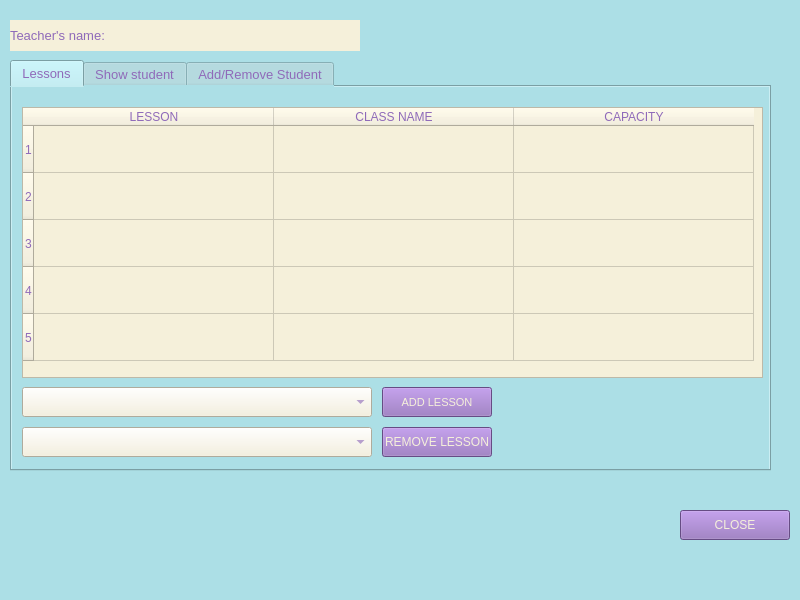
<?xml version="1.0" encoding="UTF-8"?>
<ui version="4.0">
 <class>MainWindow</class>
 <widget class="QMainWindow" name="MainWindow">
  <property name="geometry">
   <rect>
    <x>0</x>
    <y>0</y>
    <width>800</width>
    <height>600</height>
   </rect>
  </property>
  <property name="minimumSize">
   <size>
    <width>800</width>
    <height>600</height>
   </size>
  </property>
  <property name="maximumSize">
   <size>
    <width>800</width>
    <height>600</height>
   </size>
  </property>
  <property name="windowTitle">
   <string>MainWindow</string>
  </property>
  <property name="styleSheet">
   <string notr="true">background-color:rgb(172, 223, 230);</string>
  </property>
  <widget class="QWidget" name="centralwidget">
   <widget class="QLabel" name="tname_label1">
    <property name="geometry">
     <rect>
      <x>10</x>
      <y>20</y>
      <width>125</width>
      <height>31</height>
     </rect>
    </property>
    <property name="font">
     <font>
      <pointsize>10</pointsize>
     </font>
    </property>
    <property name="styleSheet">
     <string notr="true">background-color: rgb(245, 240, 218);
color:  rgb(143, 106, 185);</string>
    </property>
    <property name="text">
     <string>Teacher's name:</string>
    </property>
   </widget>
   <widget class="QLabel" name="tname_label">
    <property name="geometry">
     <rect>
      <x>135</x>
      <y>20</y>
      <width>225</width>
      <height>31</height>
     </rect>
    </property>
    <property name="font">
     <font>
      <pointsize>10</pointsize>
     </font>
    </property>
    <property name="styleSheet">
     <string notr="true">background-color: rgb(245, 240, 218);
color:  rgb(143, 106, 185);</string>
    </property>
    <property name="text">
     <string/>
    </property>
   </widget>
   <widget class="QTabWidget" name="tabWidget">
    <property name="geometry">
     <rect>
      <x>10</x>
      <y>60</y>
      <width>761</width>
      <height>411</height>
     </rect>
    </property>
    <property name="font">
     <font>
      <pointsize>10</pointsize>
     </font>
    </property>
    <property name="styleSheet">
     <string notr="true">color:  rgb(143, 106, 185);
background-color: rgb(172, 223, 230);</string>
    </property>
    <property name="currentIndex">
     <number>0</number>
    </property>
    <widget class="QWidget" name="tab">
     <attribute name="title">
      <string>Lessons</string>
     </attribute>
     <widget class="QComboBox" name="lesson_combo">
      <property name="geometry">
       <rect>
        <x>10</x>
        <y>300</y>
        <width>350</width>
        <height>30</height>
       </rect>
      </property>
      <property name="font">
       <font>
        <pointsize>10</pointsize>
       </font>
      </property>
      <property name="styleSheet">
       <string notr="true">background-color: rgb(245, 240, 218);</string>
      </property>
     </widget>
     <widget class="QPushButton" name="add_button">
      <property name="geometry">
       <rect>
        <x>370</x>
        <y>300</y>
        <width>110</width>
        <height>30</height>
       </rect>
      </property>
      <property name="font">
       <font>
        <pointsize>8</pointsize>
       </font>
      </property>
      <property name="styleSheet">
       <string notr="true">QPushButton{
	background-color: rgb(143, 106, 185);
	color: rgb(245, 240, 218);
}
QPushButton::hover{
	background-color: rgb(115, 80, 139);
	color: rgb(245, 240, 218);
}
QPushButton::pressed{
	background-color: rgb(81, 65, 108);
    padding-left:5px;
	color: rgb(245, 240, 218);
    padding-top:5px;
}</string>
      </property>
      <property name="text">
       <string>ADD LESSON</string>
      </property>
     </widget>
     <widget class="QComboBox" name="lesson_combo_6">
      <property name="geometry">
       <rect>
        <x>10</x>
        <y>340</y>
        <width>350</width>
        <height>30</height>
       </rect>
      </property>
      <property name="font">
       <font>
        <pointsize>10</pointsize>
       </font>
      </property>
      <property name="styleSheet">
       <string notr="true">
background-color: rgb(245, 240, 218);</string>
      </property>
     </widget>
     <widget class="QPushButton" name="remove_button_2">
      <property name="geometry">
       <rect>
        <x>370</x>
        <y>340</y>
        <width>110</width>
        <height>30</height>
       </rect>
      </property>
      <property name="styleSheet">
       <string notr="true">QPushButton{
	background-color: rgb(143, 106, 185);
	color: rgb(245, 240, 218);
}
QPushButton::hover{
	background-color: rgb(115, 80, 139);
	color: rgb(245, 240, 218);
}
QPushButton::pressed{
	background-color: rgb(81, 65, 108);
    padding-left:5px;
	color: rgb(245, 240, 218);
    padding-top:5px;
}</string>
      </property>
      <property name="text">
       <string>REMOVE LESSON</string>
      </property>
     </widget>
     <widget class="QLabel" name="label_2">
      <property name="geometry">
       <rect>
        <x>-6</x>
        <y>-5</y>
        <width>761</width>
        <height>391</height>
       </rect>
      </property>
      <property name="text">
       <string/>
      </property>
     </widget>
     <widget class="QTableWidget" name="lesson_widget">
      <property name="geometry">
       <rect>
        <x>10</x>
        <y>20</y>
        <width>741</width>
        <height>271</height>
       </rect>
      </property>
      <property name="styleSheet">
       <string notr="true">background-color: rgb(245, 240, 218);
color:  rgb(143, 106, 185);</string>
      </property>
      <attribute name="horizontalHeaderDefaultSectionSize">
       <number>240</number>
      </attribute>
      <attribute name="verticalHeaderDefaultSectionSize">
       <number>47</number>
      </attribute>
      <row>
       <property name="text">
        <string>1</string>
       </property>
      </row>
      <row>
       <property name="text">
        <string>2</string>
       </property>
      </row>
      <row>
       <property name="text">
        <string>3</string>
       </property>
      </row>
      <row>
       <property name="text">
        <string>4</string>
       </property>
      </row>
      <row>
       <property name="text">
        <string>5</string>
       </property>
      </row>
      <column>
       <property name="text">
        <string>LESSON</string>
       </property>
      </column>
      <column>
       <property name="text">
        <string>CLASS NAME</string>
       </property>
      </column>
      <column>
       <property name="text">
        <string>CAPACITY</string>
       </property>
      </column>
     </widget>
     <widget class="QLabel" name="counterror">
      <property name="geometry">
       <rect>
        <x>480</x>
        <y>300</y>
        <width>271</width>
        <height>31</height>
       </rect>
      </property>
      <property name="font">
       <font>
        <pointsize>9</pointsize>
       </font>
      </property>
      <property name="styleSheet">
       <string notr="true">color:  rgb(143, 106, 185);</string>
      </property>
      <property name="text">
       <string/>
      </property>
      <property name="alignment">
       <set>Qt::AlignCenter</set>
      </property>
     </widget>
     <zorder>label_2</zorder>
     <zorder>lesson_combo</zorder>
     <zorder>add_button</zorder>
     <zorder>lesson_combo_6</zorder>
     <zorder>remove_button_2</zorder>
     <zorder>lesson_widget</zorder>
     <zorder>counterror</zorder>
    </widget>
    <widget class="QWidget" name="tab_2">
     <attribute name="title">
      <string>Show student</string>
     </attribute>
     <widget class="QComboBox" name="lesson_combo_2">
      <property name="geometry">
       <rect>
        <x>100</x>
        <y>10</y>
        <width>350</width>
        <height>30</height>
       </rect>
      </property>
      <property name="font">
       <font>
        <pointsize>10</pointsize>
       </font>
      </property>
      <property name="styleSheet">
       <string notr="true">background-color: rgb(245, 240, 218);
</string>
      </property>
     </widget>
     <widget class="QLabel" name="label_3">
      <property name="geometry">
       <rect>
        <x>10</x>
        <y>10</y>
        <width>71</width>
        <height>30</height>
       </rect>
      </property>
      <property name="font">
       <font>
        <pointsize>10</pointsize>
       </font>
      </property>
      <property name="styleSheet">
       <string notr="true"/>
      </property>
      <property name="text">
       <string>Lesson:</string>
      </property>
     </widget>
     <widget class="QLabel" name="label_4">
      <property name="geometry">
       <rect>
        <x>10</x>
        <y>50</y>
        <width>71</width>
        <height>30</height>
       </rect>
      </property>
      <property name="font">
       <font>
        <pointsize>10</pointsize>
       </font>
      </property>
      <property name="text">
       <string>Student:</string>
      </property>
     </widget>
     <widget class="QComboBox" name="student_combo">
      <property name="geometry">
       <rect>
        <x>100</x>
        <y>50</y>
        <width>350</width>
        <height>30</height>
       </rect>
      </property>
      <property name="font">
       <font>
        <pointsize>10</pointsize>
       </font>
      </property>
      <property name="styleSheet">
       <string notr="true">background-color: rgb(245, 240, 218);</string>
      </property>
     </widget>
     <widget class="QPushButton" name="show_button">
      <property name="geometry">
       <rect>
        <x>100</x>
        <y>90</y>
        <width>350</width>
        <height>30</height>
       </rect>
      </property>
      <property name="font">
       <font>
        <pointsize>8</pointsize>
       </font>
      </property>
      <property name="styleSheet">
       <string notr="true">QPushButton{
	background-color: rgb(143, 106, 185);
	color: rgb(245, 240, 218);
}
QPushButton::hover{
	background-color: rgb(115, 80, 139);
	color: rgb(245, 240, 218);
}
QPushButton::pressed{
	background-color: rgb(81, 65, 108);
    padding-left:5px;
	color: rgb(245, 240, 218);
    padding-top:5px;
}</string>
      </property>
      <property name="text">
       <string>SHOW STUDENT INFORMATION</string>
      </property>
     </widget>
     <widget class="QLabel" name="label_5">
      <property name="geometry">
       <rect>
        <x>10</x>
        <y>130</y>
        <width>120</width>
        <height>30</height>
       </rect>
      </property>
      <property name="font">
       <font>
        <pointsize>10</pointsize>
       </font>
      </property>
      <property name="styleSheet">
       <string notr="true"/>
      </property>
      <property name="text">
       <string>Student Name:</string>
      </property>
     </widget>
     <widget class="QLabel" name="label_6">
      <property name="geometry">
       <rect>
        <x>10</x>
        <y>170</y>
        <width>120</width>
        <height>30</height>
       </rect>
      </property>
      <property name="font">
       <font>
        <pointsize>10</pointsize>
       </font>
      </property>
      <property name="text">
       <string>Gender:</string>
      </property>
     </widget>
     <widget class="QLabel" name="label_7">
      <property name="geometry">
       <rect>
        <x>10</x>
        <y>210</y>
        <width>120</width>
        <height>30</height>
       </rect>
      </property>
      <property name="font">
       <font>
        <pointsize>10</pointsize>
       </font>
      </property>
      <property name="text">
       <string>Date of Birth:</string>
      </property>
     </widget>
     <widget class="QLabel" name="label_8">
      <property name="geometry">
       <rect>
        <x>10</x>
        <y>250</y>
        <width>120</width>
        <height>30</height>
       </rect>
      </property>
      <property name="font">
       <font>
        <pointsize>10</pointsize>
       </font>
      </property>
      <property name="text">
       <string>Midterm:</string>
      </property>
     </widget>
     <widget class="QLabel" name="label_9">
      <property name="geometry">
       <rect>
        <x>10</x>
        <y>290</y>
        <width>120</width>
        <height>30</height>
       </rect>
      </property>
      <property name="font">
       <font>
        <pointsize>10</pointsize>
       </font>
      </property>
      <property name="text">
       <string>Final:</string>
      </property>
     </widget>
     <widget class="QLabel" name="label_10">
      <property name="geometry">
       <rect>
        <x>10</x>
        <y>330</y>
        <width>120</width>
        <height>30</height>
       </rect>
      </property>
      <property name="font">
       <font>
        <pointsize>10</pointsize>
       </font>
      </property>
      <property name="text">
       <string>Attendance:</string>
      </property>
     </widget>
     <widget class="QLabel" name="name">
      <property name="geometry">
       <rect>
        <x>150</x>
        <y>130</y>
        <width>225</width>
        <height>30</height>
       </rect>
      </property>
      <property name="font">
       <font>
        <pointsize>10</pointsize>
       </font>
      </property>
      <property name="styleSheet">
       <string notr="true">background-color: rgb(245, 240, 218);
color:  rgb(143, 106, 185);</string>
      </property>
      <property name="text">
       <string/>
      </property>
     </widget>
     <widget class="QLabel" name="gender">
      <property name="geometry">
       <rect>
        <x>150</x>
        <y>170</y>
        <width>225</width>
        <height>30</height>
       </rect>
      </property>
      <property name="font">
       <font>
        <pointsize>10</pointsize>
       </font>
      </property>
      <property name="styleSheet">
       <string notr="true">background-color: rgb(245, 240, 218);
color:  rgb(143, 106, 185);</string>
      </property>
      <property name="text">
       <string/>
      </property>
     </widget>
     <widget class="QLabel" name="birth">
      <property name="geometry">
       <rect>
        <x>150</x>
        <y>210</y>
        <width>225</width>
        <height>30</height>
       </rect>
      </property>
      <property name="font">
       <font>
        <pointsize>10</pointsize>
       </font>
      </property>
      <property name="styleSheet">
       <string notr="true">background-color: rgb(245, 240, 218);
color:  rgb(143, 106, 185);</string>
      </property>
      <property name="text">
       <string/>
      </property>
     </widget>
     <widget class="QPushButton" name="ok_button">
      <property name="geometry">
       <rect>
        <x>470</x>
        <y>10</y>
        <width>110</width>
        <height>30</height>
       </rect>
      </property>
      <property name="styleSheet">
       <string notr="true">QPushButton{
	background-color: rgb(143, 106, 185);
	color: rgb(245, 240, 218);
}
QPushButton::hover{
	background-color: rgb(115, 80, 139);
	color: rgb(245, 240, 218);
}
QPushButton::pressed{
	background-color: rgb(81, 65, 108);
    padding-left:5px;
	color: rgb(245, 240, 218);
    padding-top:5px;
}</string>
      </property>
      <property name="text">
       <string>SHOW STUDENTS</string>
      </property>
     </widget>
     <widget class="QLineEdit" name="midterm">
      <property name="geometry">
       <rect>
        <x>150</x>
        <y>250</y>
        <width>225</width>
        <height>30</height>
       </rect>
      </property>
      <property name="styleSheet">
       <string notr="true">background-color: rgb(245, 240, 218);
color:  rgb(143, 106, 185);</string>
      </property>
     </widget>
     <widget class="QLineEdit" name="final_2">
      <property name="geometry">
       <rect>
        <x>150</x>
        <y>290</y>
        <width>225</width>
        <height>30</height>
       </rect>
      </property>
      <property name="styleSheet">
       <string notr="true">background-color: rgb(245, 240, 218);
color:  rgb(143, 106, 185);</string>
      </property>
     </widget>
     <widget class="QLineEdit" name="attendance">
      <property name="geometry">
       <rect>
        <x>150</x>
        <y>330</y>
        <width>225</width>
        <height>30</height>
       </rect>
      </property>
      <property name="styleSheet">
       <string notr="true">background-color: rgb(245, 240, 218);
color:  rgb(143, 106, 185);</string>
      </property>
     </widget>
     <widget class="QPushButton" name="edit_button">
      <property name="geometry">
       <rect>
        <x>470</x>
        <y>330</y>
        <width>110</width>
        <height>30</height>
       </rect>
      </property>
      <property name="styleSheet">
       <string notr="true">QPushButton{
	background-color: rgb(143, 106, 185);
	color: rgb(245, 240, 218);
}
QPushButton::hover{
	background-color: rgb(115, 80, 139);
	color: rgb(245, 240, 218);
}
QPushButton::pressed{
	background-color: rgb(81, 65, 108);
    padding-left:5px;
	color: rgb(245, 240, 218);
    padding-top:5px;
}</string>
      </property>
      <property name="text">
       <string>EDIT</string>
      </property>
     </widget>
     <widget class="QLabel" name="label_11">
      <property name="geometry">
       <rect>
        <x>0</x>
        <y>0</y>
        <width>761</width>
        <height>391</height>
       </rect>
      </property>
      <property name="text">
       <string/>
      </property>
     </widget>
     <zorder>label_11</zorder>
     <zorder>lesson_combo_2</zorder>
     <zorder>label_3</zorder>
     <zorder>label_4</zorder>
     <zorder>student_combo</zorder>
     <zorder>show_button</zorder>
     <zorder>label_5</zorder>
     <zorder>label_6</zorder>
     <zorder>label_7</zorder>
     <zorder>label_8</zorder>
     <zorder>label_9</zorder>
     <zorder>label_10</zorder>
     <zorder>name</zorder>
     <zorder>gender</zorder>
     <zorder>birth</zorder>
     <zorder>ok_button</zorder>
     <zorder>midterm</zorder>
     <zorder>final_2</zorder>
     <zorder>attendance</zorder>
     <zorder>edit_button</zorder>
    </widget>
    <widget class="QWidget" name="tab_4">
     <attribute name="title">
      <string>Add/Remove Student</string>
     </attribute>
     <widget class="QWidget" name="add" native="true">
      <property name="geometry">
       <rect>
        <x>10</x>
        <y>70</y>
        <width>370</width>
        <height>201</height>
       </rect>
      </property>
      <property name="styleSheet">
       <string notr="true">background:rgb(224, 255, 251)</string>
      </property>
      <widget class="QComboBox" name="lesson_combo_4">
       <property name="geometry">
        <rect>
         <x>70</x>
         <y>40</y>
         <width>175</width>
         <height>30</height>
        </rect>
       </property>
       <property name="font">
        <font>
         <pointsize>10</pointsize>
        </font>
       </property>
       <property name="styleSheet">
        <string notr="true">background-color: rgb(245, 240, 218);
</string>
       </property>
      </widget>
      <widget class="QLabel" name="label_25">
       <property name="geometry">
        <rect>
         <x>90</x>
         <y>0</y>
         <width>185</width>
         <height>30</height>
        </rect>
       </property>
       <property name="font">
        <font>
         <pointsize>10</pointsize>
        </font>
       </property>
       <property name="text">
        <string>ADD</string>
       </property>
       <property name="alignment">
        <set>Qt::AlignCenter</set>
       </property>
      </widget>
      <widget class="QLabel" name="label_27">
       <property name="geometry">
        <rect>
         <x>0</x>
         <y>40</y>
         <width>70</width>
         <height>30</height>
        </rect>
       </property>
       <property name="font">
        <font>
         <pointsize>10</pointsize>
        </font>
       </property>
       <property name="text">
        <string>Lesson:</string>
       </property>
      </widget>
      <widget class="QLabel" name="label_28">
       <property name="geometry">
        <rect>
         <x>0</x>
         <y>110</y>
         <width>70</width>
         <height>30</height>
        </rect>
       </property>
       <property name="font">
        <font>
         <pointsize>10</pointsize>
        </font>
       </property>
       <property name="text">
        <string>Students:</string>
       </property>
      </widget>
      <widget class="QComboBox" name="student_combo_3">
       <property name="geometry">
        <rect>
         <x>70</x>
         <y>110</y>
         <width>175</width>
         <height>30</height>
        </rect>
       </property>
       <property name="font">
        <font>
         <pointsize>10</pointsize>
        </font>
       </property>
       <property name="styleSheet">
        <string notr="true">background-color: rgb(245, 240, 218);</string>
       </property>
      </widget>
      <widget class="QPushButton" name="add_button_2">
       <property name="geometry">
        <rect>
         <x>250</x>
         <y>110</y>
         <width>110</width>
         <height>28</height>
        </rect>
       </property>
       <property name="styleSheet">
        <string notr="true">QPushButton{
	background-color: rgb(143, 106, 185);
	color: rgb(245, 240, 218);
}
QPushButton::hover{
	background-color: rgb(115, 80, 139);
	color: rgb(245, 240, 218);
}
QPushButton::pressed{
	background-color: rgb(81, 65, 108);
    padding-left:5px;
	color: rgb(245, 240, 218);
    padding-top:5px;
}</string>
       </property>
       <property name="text">
        <string>ADD</string>
       </property>
      </widget>
      <widget class="QPushButton" name="ok_button_3">
       <property name="geometry">
        <rect>
         <x>250</x>
         <y>40</y>
         <width>110</width>
         <height>28</height>
        </rect>
       </property>
       <property name="styleSheet">
        <string notr="true">QPushButton{
	background-color: rgb(143, 106, 185);
	color: rgb(245, 240, 218);
}
QPushButton::hover{
	background-color: rgb(115, 80, 139);
	color: rgb(245, 240, 218);
}
QPushButton::pressed{
	background-color: rgb(81, 65, 108);
    padding-left:5px;
	color: rgb(245, 240, 218);
    padding-top:5px;
}</string>
       </property>
       <property name="text">
        <string>SHOW STUDENTS</string>
       </property>
      </widget>
     </widget>
     <widget class="QWidget" name="remove" native="true">
      <property name="geometry">
       <rect>
        <x>390</x>
        <y>70</y>
        <width>370</width>
        <height>201</height>
       </rect>
      </property>
      <property name="styleSheet">
       <string notr="true">background:rgb(224, 255, 251)</string>
      </property>
      <widget class="QLabel" name="label_26">
       <property name="geometry">
        <rect>
         <x>90</x>
         <y>0</y>
         <width>185</width>
         <height>30</height>
        </rect>
       </property>
       <property name="font">
        <font>
         <pointsize>10</pointsize>
        </font>
       </property>
       <property name="text">
        <string>REMOVE</string>
       </property>
       <property name="alignment">
        <set>Qt::AlignCenter</set>
       </property>
      </widget>
      <widget class="QComboBox" name="lesson_combo_5">
       <property name="geometry">
        <rect>
         <x>70</x>
         <y>40</y>
         <width>170</width>
         <height>30</height>
        </rect>
       </property>
       <property name="font">
        <font>
         <pointsize>10</pointsize>
        </font>
       </property>
       <property name="styleSheet">
        <string notr="true">background-color: rgb(245, 240, 218);
</string>
       </property>
      </widget>
      <widget class="QComboBox" name="student_combo_4">
       <property name="geometry">
        <rect>
         <x>70</x>
         <y>110</y>
         <width>170</width>
         <height>30</height>
        </rect>
       </property>
       <property name="font">
        <font>
         <pointsize>10</pointsize>
        </font>
       </property>
       <property name="styleSheet">
        <string notr="true">background-color: rgb(245, 240, 218);
</string>
       </property>
      </widget>
      <widget class="QLabel" name="label_29">
       <property name="geometry">
        <rect>
         <x>0</x>
         <y>40</y>
         <width>70</width>
         <height>30</height>
        </rect>
       </property>
       <property name="font">
        <font>
         <pointsize>10</pointsize>
        </font>
       </property>
       <property name="text">
        <string>Lesson:</string>
       </property>
      </widget>
      <widget class="QLabel" name="label_30">
       <property name="geometry">
        <rect>
         <x>0</x>
         <y>110</y>
         <width>70</width>
         <height>30</height>
        </rect>
       </property>
       <property name="font">
        <font>
         <pointsize>10</pointsize>
        </font>
       </property>
       <property name="text">
        <string>Students:</string>
       </property>
      </widget>
      <widget class="QPushButton" name="remove_button">
       <property name="geometry">
        <rect>
         <x>250</x>
         <y>110</y>
         <width>110</width>
         <height>28</height>
        </rect>
       </property>
       <property name="styleSheet">
        <string notr="true">QPushButton{
	background-color: rgb(143, 106, 185);
	color: rgb(245, 240, 218);
}
QPushButton::hover{
	background-color: rgb(115, 80, 139);
	color: rgb(245, 240, 218);
}
QPushButton::pressed{
	background-color: rgb(81, 65, 108);
    padding-left:5px;
	color: rgb(245, 240, 218);
    padding-top:5px;
}</string>
       </property>
       <property name="text">
        <string>REMOVE</string>
       </property>
      </widget>
      <widget class="QPushButton" name="ok_button_2">
       <property name="geometry">
        <rect>
         <x>250</x>
         <y>40</y>
         <width>110</width>
         <height>28</height>
        </rect>
       </property>
       <property name="styleSheet">
        <string notr="true">QPushButton{
	background-color: rgb(143, 106, 185);
	color: rgb(245, 240, 218);
}
QPushButton::hover{
	background-color: rgb(115, 80, 139);
	color: rgb(245, 240, 218);
}
QPushButton::pressed{
	background-color: rgb(81, 65, 108);
    padding-left:5px;
	color: rgb(245, 240, 218);
    padding-top:5px;
}</string>
       </property>
       <property name="text">
        <string>SHOW STUDENTS</string>
       </property>
      </widget>
     </widget>
     <widget class="QLabel" name="label_12">
      <property name="geometry">
       <rect>
        <x>-6</x>
        <y>-5</y>
        <width>761</width>
        <height>391</height>
       </rect>
      </property>
      <property name="text">
       <string/>
      </property>
     </widget>
     <widget class="QLabel" name="counterror_2">
      <property name="geometry">
       <rect>
        <x>20</x>
        <y>280</y>
        <width>351</width>
        <height>31</height>
       </rect>
      </property>
      <property name="font">
       <font>
        <pointsize>10</pointsize>
       </font>
      </property>
      <property name="styleSheet">
       <string notr="true">color:  rgb(143, 106, 185);</string>
      </property>
      <property name="text">
       <string/>
      </property>
      <property name="alignment">
       <set>Qt::AlignCenter</set>
      </property>
     </widget>
     <zorder>label_12</zorder>
     <zorder>add</zorder>
     <zorder>remove</zorder>
     <zorder>counterror_2</zorder>
    </widget>
   </widget>
   <widget class="QPushButton" name="closebutton">
    <property name="geometry">
     <rect>
      <x>680</x>
      <y>510</y>
      <width>110</width>
      <height>30</height>
     </rect>
    </property>
    <property name="styleSheet">
     <string notr="true">QPushButton{
	background-color: rgb(143, 106, 185);
	color: rgb(245, 240, 218);
}
QPushButton::hover{
	background-color: rgb(115, 80, 139);
	color: rgb(245, 240, 218);
}
QPushButton::pressed{
	background-color: rgb(81, 65, 108);
    padding-left:5px;
	color: rgb(245, 240, 218);
    padding-top:5px;
}</string>
    </property>
    <property name="text">
     <string>CLOSE</string>
    </property>
   </widget>
   <widget class="QLabel" name="label">
    <property name="geometry">
     <rect>
      <x>-20</x>
      <y>0</y>
      <width>821</width>
      <height>600</height>
     </rect>
    </property>
    <property name="styleSheet">
     <string notr="true"/>
    </property>
    <property name="text">
     <string/>
    </property>
   </widget>
   <zorder>label</zorder>
   <zorder>tabWidget</zorder>
   <zorder>tname_label1</zorder>
   <zorder>tname_label</zorder>
   <zorder>closebutton</zorder>
  </widget>
  <widget class="QMenuBar" name="menubar">
   <property name="geometry">
    <rect>
     <x>0</x>
     <y>0</y>
     <width>800</width>
     <height>31</height>
    </rect>
   </property>
  </widget>
  <widget class="QStatusBar" name="statusbar"/>
 </widget>
 <resources/>
 <connections/>
</ui>
